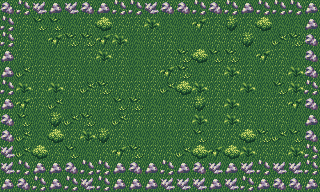

The image is a tile-based game level rendered from a .tmx file. Its description and complete source (layers, tilesets, objects, tile grids) follow:
An orthogonal 20x12 tile map with 16x16 px tiles, 2 tile layers (bottom, top).

<map version="1.10" tiledversion="1.10.2" orientation="orthogonal" renderorder="right-down" width="20" height="12" tilewidth="16" tileheight="16" infinite="0" nextlayerid="3" nextobjectid="1">
 <tileset firstgid="1" source="forest.tsx" />
 <layer id="1" name="bottom" width="20" height="12">
  <data encoding="csv">
3,3,3,1,1,3,1,3,1,1,3,3,1,3,3,1,1,1,1,3,
1,3,1,1,1,3,1,3,3,3,1,1,3,3,1,3,3,1,1,1,
3,3,1,3,3,3,1,3,1,3,3,1,1,3,3,3,1,1,3,3,
3,3,1,1,1,3,3,3,1,1,3,3,3,1,3,1,3,3,1,1,
1,1,3,3,3,1,1,3,1,3,3,3,1,3,3,3,1,3,1,3,
1,1,3,1,3,3,3,3,3,3,1,3,3,3,3,1,1,1,3,3,
3,3,3,1,1,3,3,1,3,1,1,3,3,3,1,1,3,3,1,1,
3,1,1,3,1,3,1,3,3,3,3,1,1,1,3,3,1,3,1,1,
3,3,1,3,3,3,3,3,1,1,1,3,1,3,3,3,3,1,1,1,
3,1,1,3,1,1,3,3,3,3,3,1,1,1,1,1,3,3,3,3,
1,1,3,3,1,1,3,1,3,1,3,1,3,1,1,3,1,1,1,3,
3,3,3,1,1,3,1,3,3,1,3,1,3,1,1,3,3,3,3,3
</data>
 </layer>
 <layer id="2" name="top" width="20" height="12">
  <data encoding="csv">
2,6,9,10,9,2,10,6,6,9,2,2,6,2,6,10,6,6,6,10,
6,0,14,14,0,0,4,0,0,8,0,0,12,0,13,0,4,0,0,10,
6,0,0,12,14,14,12,8,0,0,0,0,0,0,0,13,0,16,14,2,
10,0,0,0,0,0,8,0,0,0,0,14,4,14,14,0,12,0,0,2,
10,16,0,0,0,0,0,0,0,0,12,14,0,0,8,0,0,0,8,2,
6,8,0,8,0,16,14,0,0,0,16,4,8,0,0,8,0,14,8,6,
10,12,0,16,0,0,0,14,14,0,0,0,13,0,8,0,0,0,12,2,
2,14,0,13,16,14,0,16,0,0,0,0,8,0,8,0,0,0,0,10,
2,16,0,4,0,8,13,0,0,0,0,0,14,0,0,4,14,16,14,2,
9,16,4,0,14,0,0,12,14,0,0,16,4,12,4,8,0,0,8,6,
9,6,10,10,2,6,6,10,2,10,6,10,2,9,10,9,6,9,9,6,
10,2,6,10,6,9,6,10,10,10,9,9,9,10,9,6,10,2,2,10
</data>
 </layer>
</map>